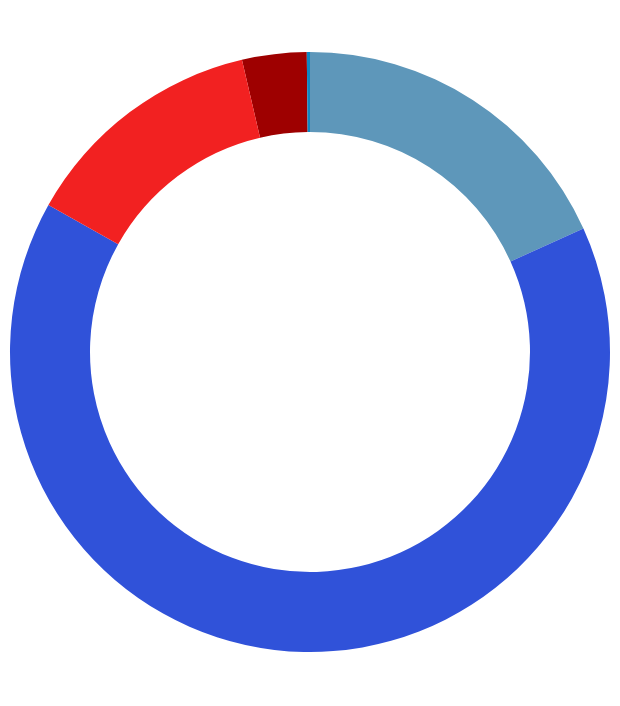

Here is the Vega-Lite specification saved for this chart:
### Vega-Lite specification from a JSON file in a GitHub repository (floating-point values rounded to 4 significant figures)
{"$schema": "https://vega.github.io/schema/vega-lite/v5.json", "background": "transparent", "width": 300, "height": 300, "data": {"values": [{"Region": "Europe", "Value": 7898}, {"Region": "Africa", "Value": 41507}, {"Region": "Americas", "Value": 147594}, {"Region": "Asia", "Value": 30053}, {"Region": "Oceania", "Value": 389}]}, "transform": [{"joinaggregate": [{"op": "sum", "field": "Value", "as": "Total"}]}, {"calculate": "datum.Value / datum.Total", "as": "Percent"}, {"calculate": "format(datum.Percent, '.1%')", "as": "PercentLabel"}], "layer": [{"mark": {"type": "arc", "innerRadius": 110, "stroke": null}, "encoding": {"theta": {"field": "Value", "type": "quantitative", "stack": true}, "order": {"field": "Region", "type": "nominal"}, "color": {"field": "Region", "type": "nominal", "scale": {"domain": ["Europe", "Africa", "Americas", "Asia", "Oceania"], "range": ["#9e0000", "#5e97ba", "#3052d9", "#f22121", "#0f87c2"]}, "legend": null}, "tooltip": [{"field": "Region", "type": "nominal"}, {"field": "Value", "type": "quantitative", "title": "Offences", "format": ",d"}, {"field": "Percent", "type": "quantitative", "title": "Share", "format": ".1%"}]}}, {"transform": [{"filter": "datum.Percent >= 0.01"}], "mark": {"type": "text", "baseline": "middle", "fill": "white", "fontSize": 14, "stroke": "white", "strokeWidth": 0.25}, "encoding": {"theta": {"field": "Value", "type": "quantitative", "stack": true}, "order": {"field": "Region", "type": "nominal"}, "radius": {"value": 165}, "text": {"field": "PercentLabel"}}}, {"mark": {"type": "text", "align": "center", "baseline": "middle", "fontSize": 16, "fill": "white", "lineBreak": "\n"}, "encoding": {"theta": {"value": 0}, "radius": {"value": 0}, "text": {"value": "Intentional Homicide Related\nCrimes by Region, 2023"}}}], "config": {"view": {"stroke": null}}}
